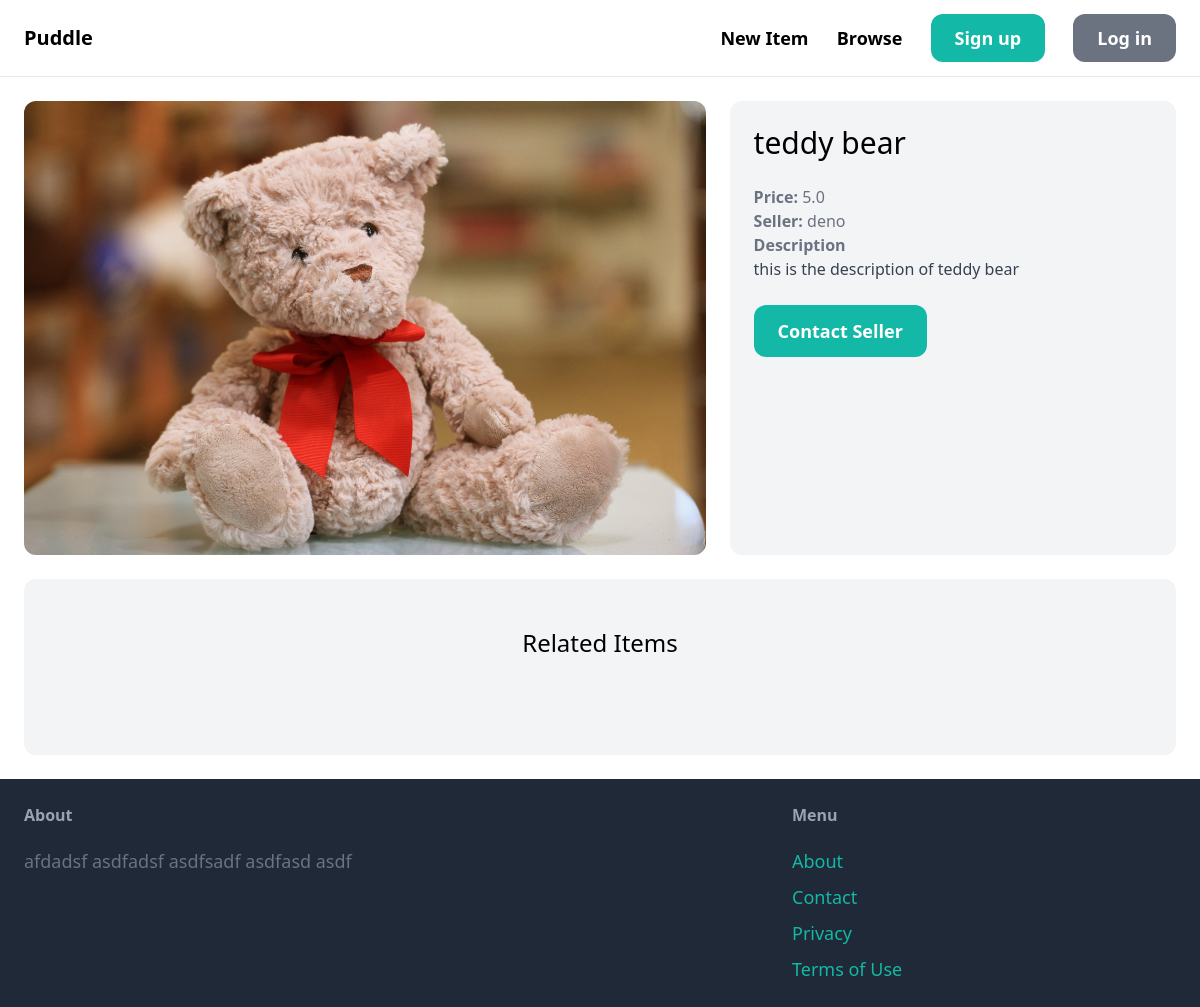
The app's page /items/1/, older data.
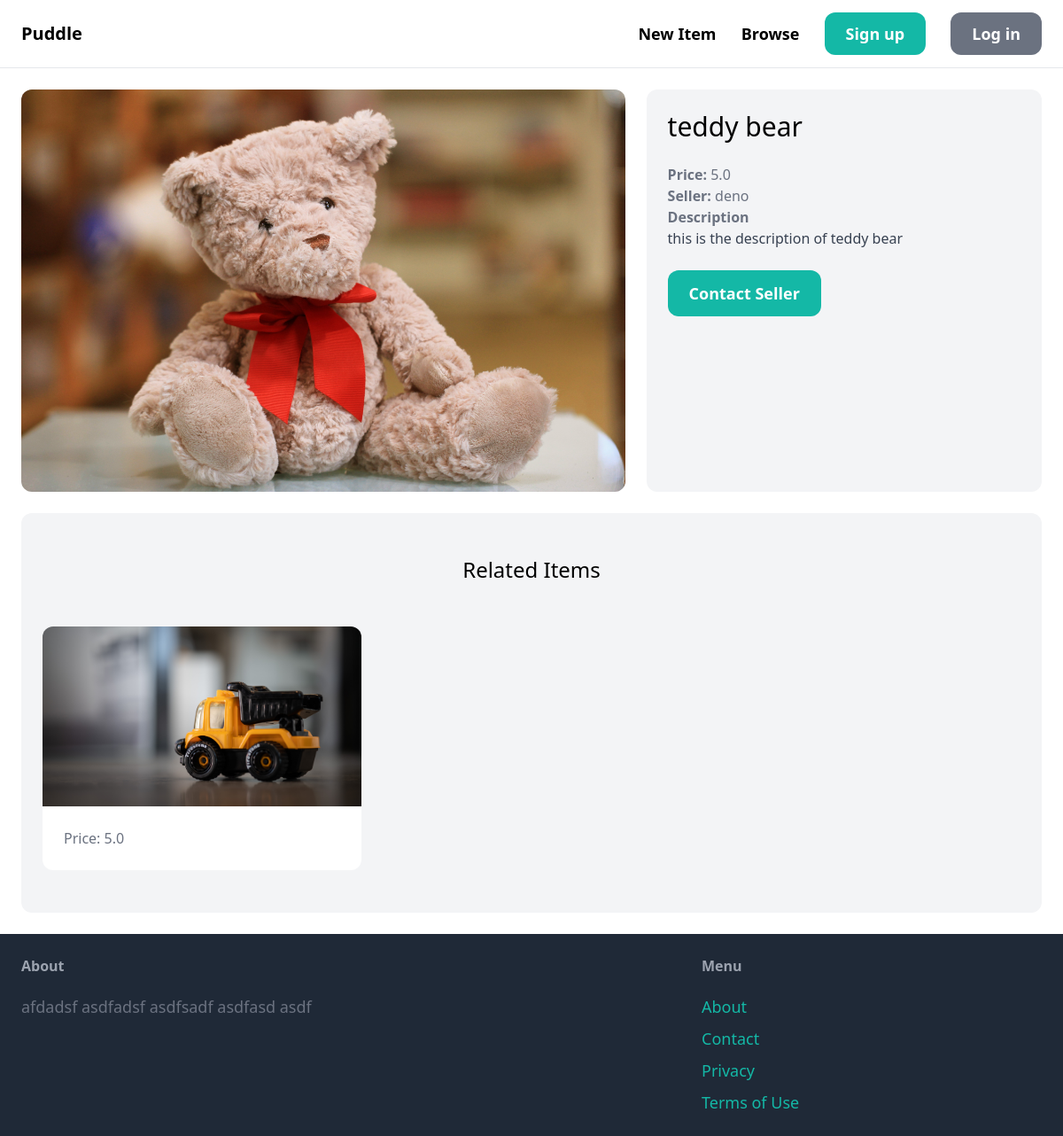
The same page, newer data.
### core/models.py (models this page shows, shortened)
class Item(models.Model):
    category = models.ForeignKey(Category, related_name='items', on_delete=models.CASCADE)
    creator = models.ForeignKey(User, related_name='items', on_delete=models.CASCADE)
    name = models.CharField(max_length=255)
    description = models.TextField(blank=True, null=True)
    price = models.FloatField()
    image = models.ImageField(upload_to='item_images', blank=True, null=True)
    is_sold = models.BooleanField(default=False)
    updated = models.DateTimeField(auto_now=True)
    created = models.DateTimeField(auto_now_add=True)

### core/views.py (the view)
# urls.py: path('items/<int:pk>/', detail, name='detail')
def detail(request, pk): # card details
    item = get_object_or_404(Item, pk=pk)
    related_items = Item.objects.filter(category=item.category, is_sold=False).exclude(pk=pk)
    context = {'item': item,
               'related_items': related_items}
    return render(request, 'core/detail.html', context)

### core/templates/core/detail.html (shortened to what this page needs)
{% extends 'core/base.html' %}
{% block content %}
<div class='grid grid-cols-5 gap-6'>
    <div class='col-span-3'>
        <img src='{{item.image.url}}' class='rounded-xl'>
    </div>
    <div class='col-span-2 p-6 bg-gray-100 rounded-xl'>
        <h1 class='mb-6 text-3xl'>{{item.name}}</h1>
        <p class='text-gray-500'><strong>Price: </strong>{{item.price}}</p>
        <p class='text-gray-500'><strong>Seller: </strong>{{item.creator.username}}</p>
        {% if item.description %}
        <p class='text-gray-700'>
            <strong class='text-gray-500'>Description</strong><br>
            {{item.description}}
        </p>
        {% endif %}
        <a href='#'
            class='inline-block
            mt-6 px-6 py-3 text-lg
            font-semibold bg-teal-500
            text-white rounded-xl
            hover:bg-teal-700'>
            Contact Seller
        </a>
    </div>
</div>
<div class='mt-6 px-6 py-12 bg-gray-100 rounded-xl'>
    <h2 class='mb-12 text-2xl text-center'>Related Items</h2>
    <div class='grid grid-cols-3 gap-3'>
        {% for related_item in related_items %}
        <div>
            <a href='{% url "detail" related_item.id %}'>
                <div>
                    <img src='{{related_item.image.url }}' class='rounded-t-xl'>
                </div>
                <div class='p-6 bg-white rounded-b-xl'>
                    <p class='text-gray-500'>Price: {{related_item.price}}</p>
                </div>
            </a>
        </div>
        {% endfor %}
    </div>
</div>
{% endblock %}

Row changes from the older to the newer data that the page shows:
added Item: image (picture), price "5.0"
